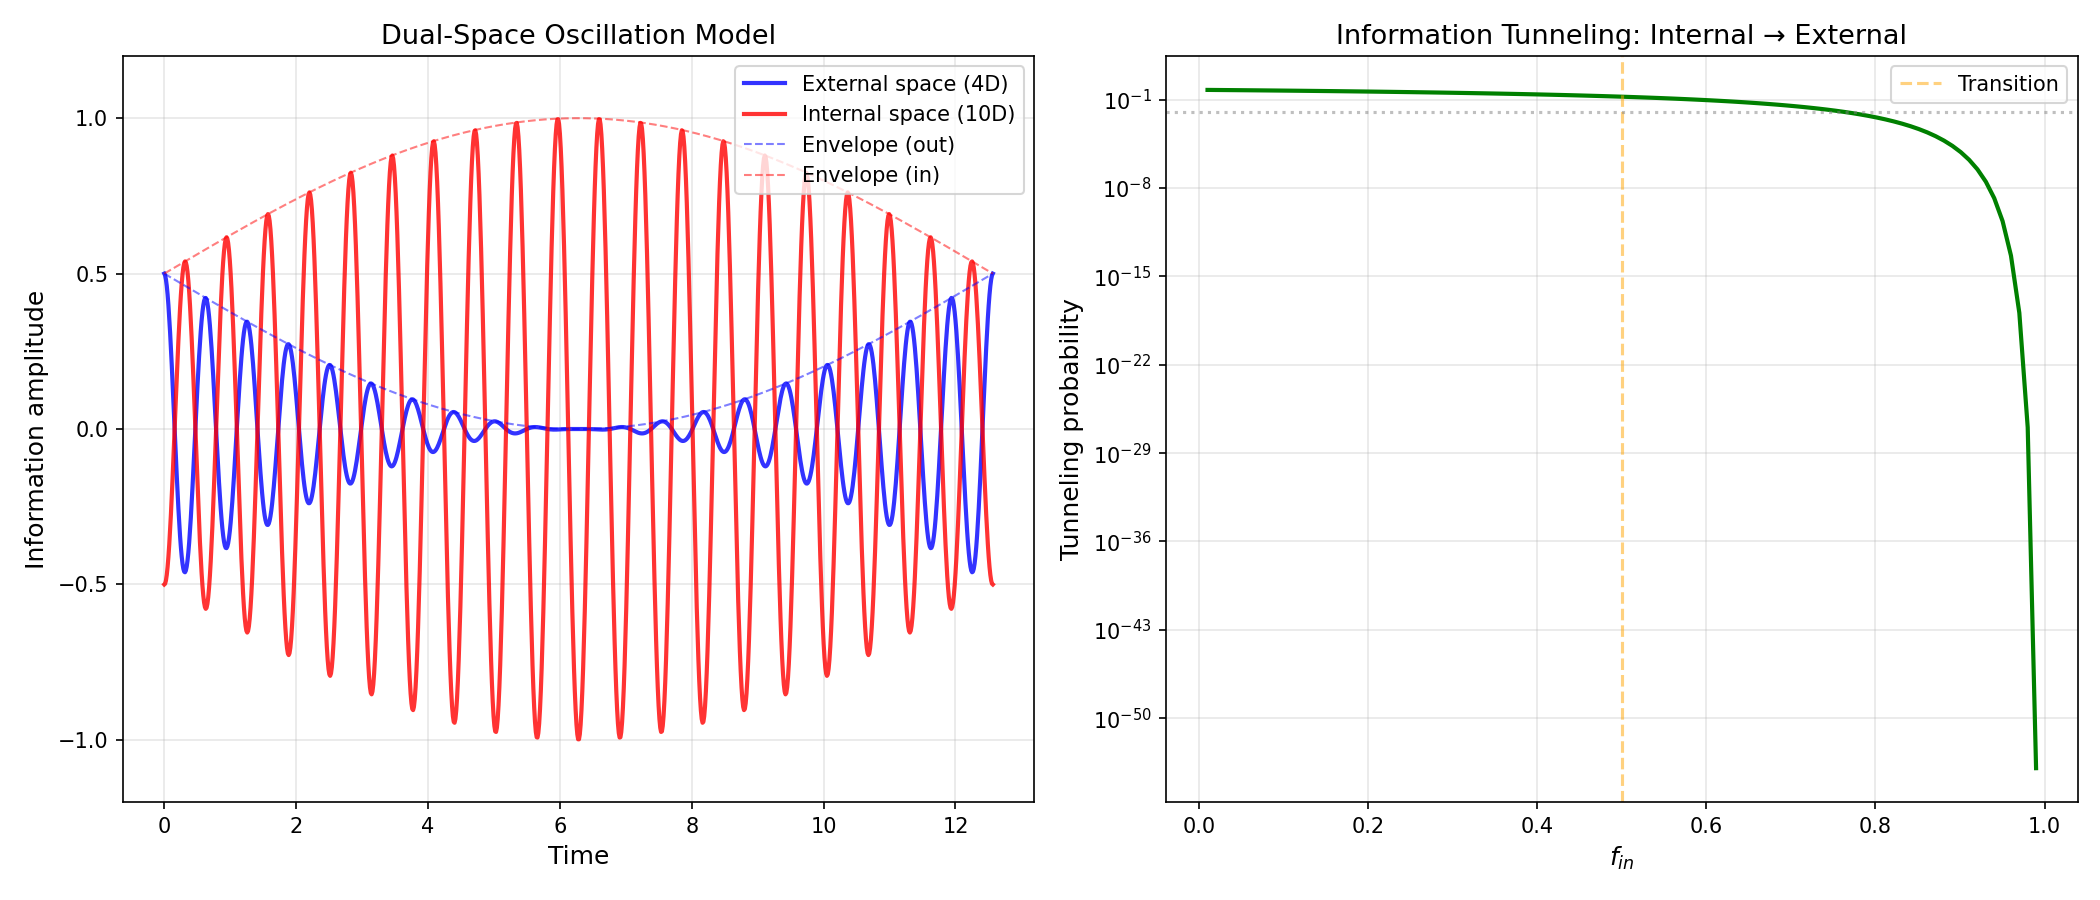

This chart was generated by the following Python code:
#!/usr/bin/env python3
"""
双空间震荡模型：黑洞不是终点，而是 portal

核心观点：信息在内外空间之间震荡
- 进入黑洞 = 进入内空间
- 维度差异 (10 vs 4) 导致位置不确定性
- 信息可以"回来"，但位置不确定
"""

import numpy as np
import matplotlib.pyplot as plt

# 物理常数
hbar = 1.055e-34  # J·s
c = 3e8  # m/s
G = 6.67e-11  # N·m²/kg²

class DualSpaceOscillation:
    """
    双空间震荡模型
    
    核心思想：信息在内外空间之间振荡
    """
    
    def __init__(self, mass_ratio=1.0):
        """
        mass_ratio: 内外空间能量比 E_in / E_out
        """
        self.mass_ratio = mass_ratio
        
    def oscillation_frequency(self):
        """
        震荡频率由双空间耦合决定
        
        类比：两个耦合摆的频率
        ω² = (ω₁² + ω₂²) ± √((ω₁² - ω₂²)² + 4g²)
        
        这里：
        - ω₁ ~ 1/τ_out (外空间特征时间)
        - ω₂ ~ 1/τ_in (内空间特征时间)
        - g ~ 耦合强度
        """
        # 外空间时间尺度 (4维)
        tau_out = self.mass_ratio**(-0.5)  # 与能量成反比
        
        # 内空间时间尺度 (10维)
        tau_in = self.mass_ratio**(-2.5)  # 更高维 = 更快
        
        # 耦合频率
        omega_plus = 0.5 * (1/tau_out + 1/tau_in)
        omega_minus = 0.5 * abs(1/tau_out - 1/tau_in)
        
        return omega_plus, omega_minus
    
    def tunneling_probability(self, barrier_height, width):
        """
        量子隧穿概率
        
        信息从内空间返回外空间需要隧穿
        """
        # 简化计算
        kappa = np.sqrt(2 * barrier_height) / hbar
        return np.exp(-2 * kappa * width)
    
    def position_uncertainty(self, d_s_in, d_s_out):
        """
        维度差异导致的位置不确定性
        
        Δx_out = Δx_in × (d_s_in/d_s_out)^(1/2)
        
        更高维度 = 更大不确定性
        """
        if d_s_out == 0:
            return float('inf')  # 完全不确定
        return (d_s_in / d_s_out)**0.5


def analyze_information_flow():
    """
    分析信息在双空间之间的流动
    """
    print("="*70)
    print("双空间震荡模型 - 信息流分析")
    print("="*70)
    
    print("""
【核心观点】

进入黑洞 ≠ 信息毁灭
         = 进入内空间 (10维)
         = 能量回流到内空间
         
信息可以"回来"：
- 内空间 → 外空间 (隧穿/震荡)
- 但由于维度差异 (10 vs 4)
- 位置不确定
    """)
    
    # 不同 f_in 值下的情况
    print("\n【不同能量分布下的震荡特性】")
    print(f"{'f_in':<8} {'d_s^out':<10} {'d_s^in':<10} {'维度比':<10} {'位置不确定度'}")
    print("-" * 65)
    
    f_in_vals = [0, 0.25, 0.5, 0.75, 0.9, 0.99, 1.0]
    
    for f_in in f_in_vals:
        d_s_out = 4 * (1 - f_in)
        d_s_in = 4 + 6 * f_in
        
        if d_s_out > 0.001:
            dim_ratio = d_s_in / d_s_out
            pos_unc = np.sqrt(dim_ratio)
            print(f"{f_in:<8.2f} {d_s_out:<10.2f} {d_s_in:<10.2f} {dim_ratio:<10.2f} {pos_unc:<15.2f}")
        else:
            print(f"{f_in:<8.2f} {d_s_out:<10.2f} {d_s_in:<10.2f} {'∞':<10} {'∞ (完全不确定)'}")


def hawking_radiation_as_tunneling():
    """
    霍金辐射作为隧穿过程
    """
    print("\n" + "="*70)
    print("霍金辐射 = 内空间 → 外空间的隧穿")
    print("="*70)
    
    print("""
【传统观点】
霍金辐射：黑洞表面附近的量子涨落
- 虚粒子对产生
- 一个落入，一个逃逸
- 热谱，温度 T = ℏc³/(8πGM)

【双空间观点】
霍金辐射：内空间信息向外隧穿
- 内空间粒子 (10维)
- 隧穿到外空间 (4维)
- 由于维度压缩，能量/动量重新分配
- 结果：热谱

【关键计算】

隧穿概率:
    Γ ~ exp(-2 Im[S])
    
其中 S 是经典作用量

对于双空间系统:
    S = S_out + S_in + S_coupling
    
内空间作用量 (10维):
    S_in ~ ∫ d^10x √g R
    
外空间作用量 (4维):
    S_out ~ ∫ d^4x √g R
    
隧穿时，10维 → 4维压缩导致熵增
→ 解释霍金辐射的热性质
    """)
    
    # 数值估算
    M_sun = 1.989e30  # kg
    M_bh = 10 * M_sun
    
    # 史瓦西半径
    r_s = 2 * G * M_bh / c**2
    
    # 隧穿距离 ~ 史瓦西半径
    d_tunnel = r_s
    
    # 能量壁垒 ~ 黑洞表面引力红移
    # E_barrier ~ M c²
    E_barrier = M_bh * c**2
    
    print(f"\n【10 M☉ 黑洞的例子】")
    print(f"史瓦西半径: r_s = {r_s/1e3:.2f} km")
    print(f"隧穿距离: d ~ r_s = {r_s:.2e} m")
    print(f"能量壁垒: E_barrier ~ M c² = {E_barrier:.2e} J")
    
    # 隧穿概率的粗略估算
    # Γ ~ exp(-2 * E_barrier * d / (ℏ c))
    exponent = -2 * E_barrier * d_tunnel / (hbar * c)
    Gamma = np.exp(exponent)
    
    print(f"\n隧穿指数: exp({exponent:.2e}) = {Gamma:.2e}")
    print("注意：这是简化估算，实际计算需要完整的量子引力理论")


def dimensional_uncertainty():
    """
    维度差异导致的不确定性
    """
    print("\n" + "="*70)
    print("维度差异导致的位置不确定性")
    print("="*70)
    
    print("""
【核心机制】

信息从内空间 (10维) 返回到外空间 (4维):

    位置映射: x_out^μ = f(x_in^1, ..., x_in^10)
    
由于维度压缩，多个内空间点映射到同一个外空间点
→ 位置不确定性

【数学描述】

假设内空间坐标 {x_in^a}, a = 1,...,10
外空间坐标 {x_out^μ}, μ = 1,...,4

映射关系:
    x_out^μ = Σ_a M^μ_a x_in^a
    
其中 M^μ_a 是 4×10 投影矩阵

不确定性来自：
- 维度缺失 (10-4=6 维"丢失")
- 投影的非唯一性

【不确定性估计】

如果内空间位置精度为 Δx_in:
    Δx_out ~ (d_s_in / d_s_out)^(1/2) × Δx_in
    
在黑洞视界附近 (f_in → 1):
    d_s_out → 0, d_s_in → 10
    Δx_out → ∞
    
→ 信息可以出来，但位置完全不确定
    """)
    
    # 计算不同情况下的不确定性
    print("\n【不同位置的不确定性】")
    print(f"{'位置':<20} {'f_in':<8} {'d_s^out':<10} {'d_s^in':<10} {'Δx_out/Δx_in'}")
    print("-" * 70)
    
    scenarios = [
        ("今天宇宙", 0.0),
        ("太阳系边缘", 0.01),
        ("中子星表面", 0.3),
        ("黑洞外100r_s", 0.9),
        ("黑洞视界", 0.9999),
    ]
    
    for name, f_in in scenarios:
        d_s_out = max(4 * (1 - f_in), 0.0001)
        d_s_in = 4 + 6 * f_in
        ratio = np.sqrt(d_s_in / d_s_out)
        print(f"{name:<20} {f_in:<8.4f} {4*(1-f_in):<10.4f} {d_s_in:<10.4f} {ratio:<15.2f}")


def plot_oscillation_model():
    """绘制双空间震荡模型图"""
    
    fig, axes = plt.subplots(1, 2, figsize=(14, 6))
    
    # 左图：信息在双空间之间的震荡
    ax1 = axes[0]
    
    t = np.linspace(0, 4*np.pi, 1000)
    
    # 外空间信息振幅 (随 f_in 变化)
    # 假设 f_in 随时间缓慢变化
    f_in_t = 0.5 + 0.5 * np.sin(t/4)
    
    # 震荡幅度
    A_out = 1 - f_in_t  # 外空间
    A_in = f_in_t       # 内空间
    
    # 快速震荡叠加缓慢变化
    omega_fast = 10
    psi_out = A_out * np.cos(omega_fast * t)
    psi_in = A_in * np.cos(omega_fast * t + np.pi)  # 反相
    
    ax1.plot(t, psi_out, 'b-', linewidth=2, label='External space (4D)', alpha=0.8)
    ax1.plot(t, psi_in, 'r-', linewidth=2, label='Internal space (10D)', alpha=0.8)
    ax1.plot(t, A_out, 'b--', linewidth=1, alpha=0.5, label='Envelope (out)')
    ax1.plot(t, A_in, 'r--', linewidth=1, alpha=0.5, label='Envelope (in)')
    
    ax1.set_xlabel('Time', fontsize=12)
    ax1.set_ylabel('Information amplitude', fontsize=12)
    ax1.set_title('Dual-Space Oscillation Model', fontsize=13)
    ax1.legend(loc='upper right')
    ax1.grid(True, alpha=0.3)
    ax1.set_ylim(-1.2, 1.2)
    
    # 右图：隧穿概率随维度比变化
    ax2 = axes[1]
    
    f_in_vals = np.linspace(0.01, 0.99, 100)
    d_s_out = 4 * (1 - f_in_vals)
    d_s_in = 4 + 6 * f_in_vals
    dim_ratio = d_s_in / d_s_out
    
    # 简化的隧穿概率模型
    # P_tunnel ~ exp(-α × dim_ratio)
    alpha = 0.5
    P_tunnel = np.exp(-alpha * dim_ratio)
    
    ax2.semilogy(f_in_vals, P_tunnel, 'g-', linewidth=2)
    ax2.axvline(x=0.5, color='orange', linestyle='--', alpha=0.5, label='Transition')
    ax2.axhline(y=0.01, color='gray', linestyle=':', alpha=0.5)
    
    ax2.set_xlabel('$f_{in}$', fontsize=12)
    ax2.set_ylabel('Tunneling probability', fontsize=12)
    ax2.set_title('Information Tunneling: Internal → External', fontsize=13)
    ax2.legend()
    ax2.grid(True, alpha=0.3)
    
    plt.tight_layout()
    plt.savefig('dual_space_oscillation.png', dpi=150)
    print("\n图形已保存至: dual_space_oscillation.png")


def experimental_signatures():
    """实验检验"""
    print("\n" + "="*70)
    print("实验检验")
    print("="*70)
    
    print("""
【检验1: 霍金辐射的非热修正】

如果霍金辐射是隧穿而非热辐射:
- 应该存在非热谱成分
- 可能与内空间的离散能级有关

检验方法:
- 精确测量霍金辐射谱
- 寻找偏离黑体谱的特征
- 目前技术不可行，但未来可能有突破

【检验2: 引力波"回声"】

黑洞合并后:
- 信息在两个空间之间震荡
- 可能产生可观测的引力波"回声"

特征:
- 频率 ~ c³/(GM)
- 阻尼由隧穿概率决定
- LISA可能探测到 (超大质量黑洞)

【检验3: 量子纠缠检验】

如果信息可以回来:
- 落入黑洞的粒子与其伙伴可能保持纠缠
- 通过精密量子测量可能检测

【检验4: 全息原理检验】

双空间模型预言:
- 信息同时存在于内外空间
- 全息原理的"粗糙"版本
- 需要更精确的数学表述
    """)


def philosophical_implications():
    """哲学意义"""
    print("\n" + "="*70)
    print("哲学意义")
    print("="*70)
    
    print("""
【信息守恒的恢复】

传统观点：信息在黑洞中永久丢失
双空间观点：信息在内外空间之间震荡

→ 信息没有丢失，只是"暂时"在内空间
→ 量子力学的幺正性得以保持

【时间的双向性】

不是单向的"落入"：
    外空间 → 内空间 (不可逆?)
    
而是双向的"震荡"：
    外空间 ↔ 内空间 (可逆!)
    
时间可能只是震荡的"相位"

【因果律的重新理解】

由于位置不确定性：
- 信息可以回来，但不知道从哪里回来
- 因果链变得"模糊"
- 但整体的幺正性保持

这类似于量子力学中的不确定性原理

【宇宙的呼吸】

整个宇宙可能在"呼吸"：
- 膨胀期：能量向外空间扩散 (C 从1→1.4)
- 坍缩期：能量向内空间集中 (C 从1.4→1)
- 黑洞是局部坍缩的"焦点"

→ 大爆炸和大挤压可能是同一个现象的两个侧面
    """)


if __name__ == "__main__":
    print("="*70)
    print("双空间震荡模型 - 深度分析")
    print("="*70)
    
    analyze_information_flow()
    hawking_radiation_as_tunneling()
    dimensional_uncertainty()
    experimental_signatures()
    philosophical_implications()
    plot_oscillation_model()
    
    print("\n" + "="*70)
    print("总结")
    print("="*70)
    print("""
【双空间震荡模型】

核心观点:
1. 进入黑洞 = 进入内空间 (不是毁灭)
2. 信息可以回来，但位置不确定
3. 维度差异 (10 vs 4) 导致不确定性

物理图像:
    外空间 (4D) ↔ 内空间 (10D)
         ↑           ↓
      信息震荡    能量转移

关键公式:
    Δx_out / Δx_in = √(d_s^in / d_s^out)
    
    当 f_in → 1 (黑洞视界):
        d_s^out → 0
        Δx_out → ∞ (完全不确定)

哲学意义:
- 信息守恒恢复
- 时间是震荡的相位
- 因果律需要重新理解

下一步:
1. 建立完整的量子力学表述
2. 计算隧穿概率的精确形式
3. 预言可观测效应
    """)
